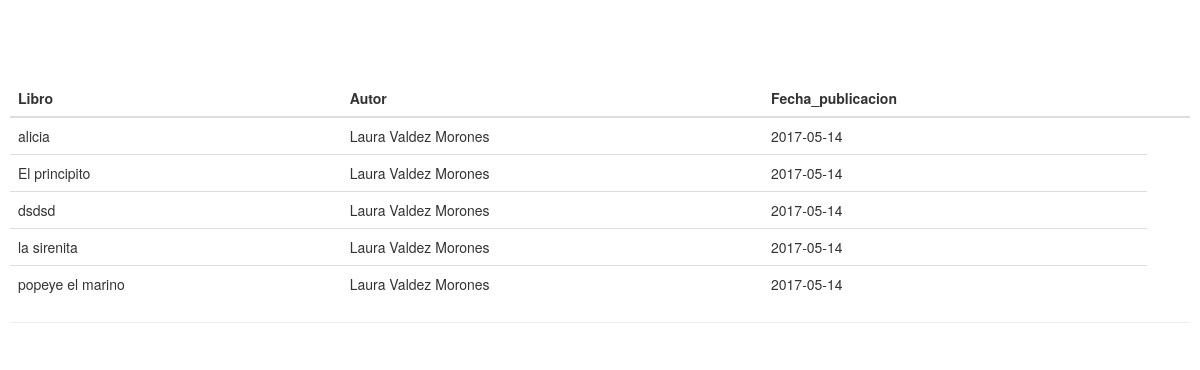
Page /libro/proc.php on the committed database.
### tables this page shows
CREATE TABLE `libro` (
  `pk_libro` smallint(6) NOT NULL,
  `titulo` varchar(60) NOT NULL,
  `fk_autor` smallint(6) NOT NULL,
  `fecha_publicacion` date NOT NULL
);

CREATE TABLE `autor` (
  `pk_autor` smallint(6) NOT NULL,
  `nombre` char(10) NOT NULL,
  `apellido_p` char(10) NOT NULL,
  `apellido_m` char(10) NOT NULL
);

### libro/proc.php (the view, shortened to what this page needs)
<?php
include('../conexion/mysqli.php');
		echo $q = $_POST['q'];
		$q=str_replace(" ","%","$q");
if(isset($_GET[$q]) and !preg_match_all('^ *$',$_GET[$q])){
$buscar_usuario="SELECT x.titulo, y.nombre, y.apellido_p, y.apellido_m, x.pk_libro, x.fecha_publicacion FROM libro x, autor y WHERE x.fk_autor=y.pk_autor HAVING y.nombre like '%$q%' ";
$resultado_buscar=$con->query($buscar_usuario);
	}else	{
	$buscar_usuario="SELECT x.titulo, y.nombre, y.apellido_p, y.apellido_m, x.pk_libro, x.fecha_publicacion FROM libro x, autor y WHERE x.fk_autor=y.pk_autor HAVING y.nombre like '%$q%'";
$resultado_buscar=$con->query($buscar_usuario);
}
?>
<!DOCTYPE html>
<html lang="en">
<head>
	<link rel="stylesheet" href="../bootstrap/css/bootstrap.min.css" media="screen" title="no title" charset="utf-8">
    <link rel="stylesheet" type="text/css" href="../bootstrap/css/styleMenu.css" media="screen" charset="utf-8">
</head>
<body>
    <div class="row">
        <div class="col-lg-12 table-responsive">
            <table class="table table-hover" id="table">
                <thead>
                    <tr>
                       <th>Libro</th>
                        <th>Autor</th>
                        <th>Fecha_publicacion</th>
                      <th></th>
                    </tr>
                </thead>
                <tbody>
                    <tr>
  <?php	while($row=$resultado_buscar->fetch_assoc()){  ?>
	<tr>
			<td><?php echo $row['titulo']; ?></td>
			<td><?php echo $row['nombre']; echo " ";  echo $row['apellido_p']; echo " "; echo $row['apellido_m']; ?></td>
		<td><?php echo $row['fecha_publicacion']; ?></td>
	</tr>
	<?php   } ?>
                    </tr>
                </tbody>
            </table>
            <hr>
        </div>
    </div>
</body>
</html>

### rows in the picture
libro: titulo "alicia", fk_autor.nombre "Laura", fk_autor.apellido_p "Valdez", fk_autor.apellido_m "Morones", fecha_publicacion "2017-05-14"
libro: titulo "El principito", fk_autor.nombre "Laura", fk_autor.apellido_p "Valdez", fk_autor.apellido_m "Morones", fecha_publicacion "2017-05-14"
libro: titulo "dsdsd", fk_autor.nombre "Laura", fk_autor.apellido_p "Valdez", fk_autor.apellido_m "Morones", fecha_publicacion "2017-05-14"
libro: titulo "la sirenita", fk_autor.nombre "Laura", fk_autor.apellido_p "Valdez", fk_autor.apellido_m "Morones", fecha_publicacion "2017-05-14"
libro: titulo "popeye el marino", fk_autor.nombre "Laura", fk_autor.apellido_p "Valdez", fk_autor.apellido_m "Morones", fecha_publicacion "2017-05-14"
